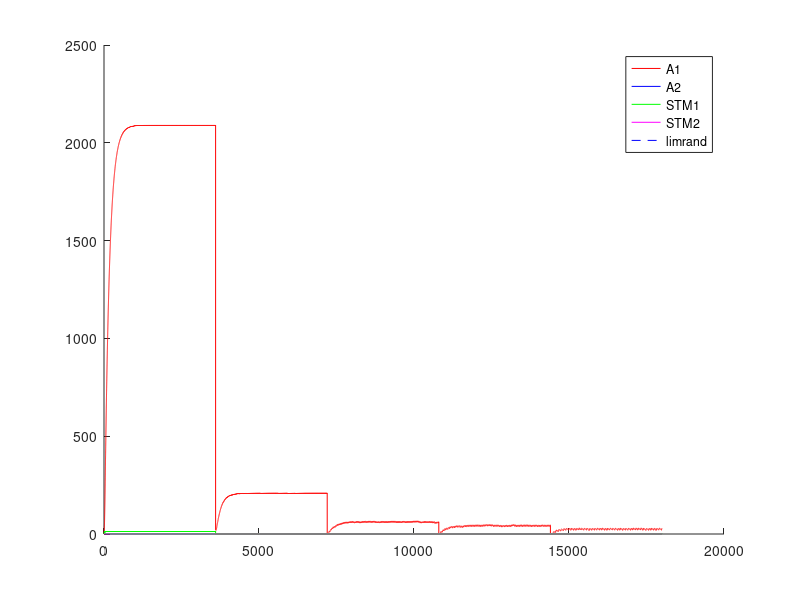

The MATLAB script that drew this image: (Note: this script raises an error after producing the figure.)
%% Experimento con Fixed-Ratio - FR - Tasa fija
%% Existen multiples intancias de palanquelo (cada vez que realiza respuesta decide si realiza otro o no)
%% Sesiones de 3600 segundos
%% 3 sesiones por tasa de refuerzo (o quizas hasta que sature)
%% 5 sesiones por Experimento.
%% Cada sesion 
%% Tiempo para realizar un respuesta 1 segundo
%% 
%% La probabilidad de eleccion se ajusta al nivel de maxima frecuencia de palanqueo

close all
clc
clear

%% Matriz de pago 0 1 
%% 1 - 
%%%
%%% 
function rf = feel(pellets)
  rf=0;
  if (nargin~=0)
    rf=(12.8*(1-exp(-.25.* pellets.^(2))))+(12.8*(1-exp(-.5.* pellets)));
  else
    error ("Faltan parametros");
  endif
endfunction
%% 
%% 

%% INICIALIZATION
%%%%%% CONSTANTES DE SESIONES
Ntrial  =  1 ;   %% un trial de 3600 segundos
tTrial  =  3600; %% en segundos
tResp   =  1;    %% en segundos
tMuestreo = 0.25;%% en segundos
Nses    =  5 ;
Fr=[1,10,30,40,60];
Ntest   =  1;
limrand =  0.138;
saving  =  0.01 ;
%%%%%% CONSTANTES DE DECAIMIENTO
alpha = 1*tMuestreo;
beta  = 0.125*tMuestreo ;
gamma = 0.0067*tMuestreo;%0.025 ; 
delta = 1*tMuestreo;
%%%%%% INICIALIZACION
palanca = zeros(2,1);
Rf_1=0;
Rf_2=0;
A1=zeros(1,Ntest);
A2=zeros(1,Ntest);
stm_1=zeros(2,Ntest);
stm_2=zeros(2,Ntest);
d=1;
x_1=zeros(30,1);
x_2=zeros(30,1);
sesion = zeros(Nses,1);
trialXsesion = zeros(Nses,Ntrial);
terminal_sesion=zeros(Nses,1);
nb_resp = zeros(Nses,Ntest);
contadorP1=0;
contadorP2=0;

%% CALCULO DE AROUSAL MAXIMO
%% Iteraciones de respuesta refuerzo para encotnrar el STM medio
Nconfig=10; %% Tasa de respuesta de configuracion
%plot([1:0.01:20],(12.8*(1-exp(-.25.* [1:0.01:20].^(2))))+(12.8*(1-exp(-.5.* [1:0.01:20]))),'.k')
R1 = floor(feel(1)); %tiempo de refuezo para R
l1 = Nconfig/tMuestreo; % duracion entre trials
suma = 0; %suma es un valor necesaria para calcular max1 y min1
suma = alpha*R1 %% Refuerzo cada N respuestas
iter=100; %% numero de iteraciones para que converja el stm
max1 = 0; %maximum de stm1
min1 = 0; %minimum de stm1
for i = 1:iter 
  suma = (1-beta)^(Nconfig/tMuestreo)*suma;%% Instantes que decae el stm
  min1=suma;
  suma += alpha*R1; %Refuerzo
  max1=suma;
end
comp=.88;
S1 = (((max1-min1)*(comp*l1))/2)+min1*comp*l1; %calcul de la superficie del triangulo mas la de el rectangulo
stm_1_medio = S1/(l1);
A1max = (delta/gamma)*stm_1_medio;

%% INICIO DE LAS ITERATIONS
for l = 1:Ntest  %% TESTES
  Num=0;
  for k = 1:Nses  %% SESIONES (cambia el N)
    i=2;
    %duracion = [1,tTrial*ones(1,Ntrial)];
    
    contador = 1;
    palanca(1)=randi(2);
    %% Agregar tasa de refuerzos  %%
    
    if k>1
      A1(Num+1,l)=saving*A1(Num,l);
      A2(Num+1,l)=saving*A2(Num,l);
      stm_1(Num+1,l)=0*stm_1(Num,l);
      stm_2(Num+1,l)=0*stm_2(Num,l); 
      %%% ELECCION DE LA PRIMERA PALANCA 
      if A1(Num,1)>A2(Num,1)
        palanca(2)=1;
      else
        palanca(2)=2;
      end
    end       
    
    for j=2:(Ntrial*tTrial/tMuestreo) %% Todos los trials juntos
      
      if contador == tResp/tMuestreo%duracion(i)
        contador = 1;
        
        i = i+1 ;
        J = j ;
        P(i,k)=0.5*(1-exp(-(5*A1((j-1)+Num,l))/A1max))+0.5; %probabilidad en exponential
        %P=.99;
        %P2(i,k)=0.5*(1-exp(-(5*A2((j-1)+Num,l))/A2max))+0.5;
        
        a = rand ;
        %%% ELECCION DE LA PALANCA %%% Basicamente elige palanquear o no palanquear
        if (A1((j-1)+Num,l)<=limrand)&&(A2((j-1)+Num,l)<=limrand)
          palanca(i)=randi(2);
        elseif (A1((j-1)+Num,l)>=limrand)&&(A2((j-1)+Num,l)<=limrand)
          if a>=P(i,k)
            palanca(i)=2;
          else
            palanca(i)=1;
          end
        elseif (A1((j-1)+Num,l)<=limrand)&&(A2((j-1)+Num,l)>=limrand)
          if a>=P(i,k)
            palanca(i)=1;
          else
            palanca(i)=2;
          end
        end
        %% Contadores para tasa de refuerzo
        if palanca(i)==1
          contadorP1++;
        else
          contadorP2++;
        endif
        %%% REFUERZO %%%
        if (contadorP1==Fr(k))
          %if (palanca(i)==1) %% palanquea
          Rf_1=floor(feel(1));
          Rf_2=0;
          %elseif (palanca(i-1)==2) %% No palanquea
          %  Rf_1=0;
          %  Rf_2=0;%floor(10*(1-exp(-0.8* 2 )));
          %end
          %stm_1(j+Num,l)=(1-beta)*stm_1((j-1)+Num,l)+alpha*Rf_1;
          %stm_2(j+Num,l)=(1-beta)*stm_2((j-1)+Num,l)+alpha*Rf_2;
          contadorP1=0;
        end
      else
        contador++;%=contador +1;
        Rf_1=0;
        Rf_2=0;
      end
      stm_1(j+Num,l)=(1-beta)*stm_1((j-1)+Num,l)+alpha*Rf_1;
      stm_2(j+Num,l)=(1-beta)*stm_2((j-1)+Num,l)+alpha*Rf_2;
      A1(j+Num,l)=(1-gamma)*A1((j-1)+Num,l)+delta*stm_1(j+Num,l);
      A2(j+Num,l)=(1-gamma)*A2((j-1)+Num,l)+delta*stm_2(j+Num,l);
      
%      if floor(j/tTrial)==(j/tTrial)
%        trialXsesion()
%      end
    end
    
    
    %%% CONTADOR DE A QUE J SE CAMBIA LA SESION
    %sesion(k-1,l)=j;
    sesion(k,l)=j+Num;
    %%% DEFINICION DE NUM
%    compteur = 0 ;
%    for i=1:length(A1(:,l))
%      if A1(i,l)~=0
%        compteur = compteur +1;
%      end
%    end
%    Num=compteur;
    Num = j+Num;
    Sizemat = length(A1);
    
    for j = 1:length(palanca)
      if palanca(j)==1
        %nb_coop(k-1,l)= nb_coop(k-1,l)+1;
        nb_resp(k,l)= nb_resp(k,l)+1;
      end
    end
    
  end
end


%%% PRUEBAS 
%%% ENCONTRA LA LONGITUD REAL DEL EXPERIMENTACION
nonnul = zeros(Ntest,1);
for k=1:Ntest
  for i=1:length(A1)
    if A1(i,k) ~= 0
      nonnul(k)=nonnul(k)+1;
    end
  end
end

%%% PRUEBA I _ PESO DE LA EXPERIMENTACION EN LA MEMORIA
porcent = 0;
for i = 1:Ntest
  if sum(A1(:,i)) > 10 * sum(A2(:,i))
    porcent = porcent +1;
  end
end

%%% PRUEBA II _ SI LA EXCITATION ALCANZA A SU MAXIMUM
maxima = zeros(Ntest,1);
for k = 1:Ntest
  if floor(max(A1(:,k))) == floor(max(max(A1))) 
    maxima(k) = maxima(k) +1;
  end
end

%%% PRUEBA III _ EN QUE SESION LA PALANCA GANA DE VERDAD
%ird = zeros(Ntest,1);
%for k = 1:Ntest
%  i=1;
%  while 1
%    if A1(nonnul(k)-i,k) < limrand
%      ird(k) = nonnul(k)-i+1;
%      break;
%    else
%      i=i+1;
%    end
%  end
%end
%
%%%% PRUEBA IV _ CONVIERTE J EN NUMERO DE SESION
%for k = 1:Ntest
%  i=1;
%  while 1
%    if ird(k) <= sum(sesion(1:i)+50)
%      ird(k)=i;
%      break;
%    else
%      i=i+1;
%    end
%  end
%end

%%% PRUEBA V _ PORCENTAJE DE COOPERACION POR SESION / EXPERIMENTO


%porcentaje_coop_sesion=zeros(Nses,Ntest);
%porcentaje_coop_experimento=zeros(Ntest,1);
%for k = 1:Ntest
%  porcentaje_coop_experimento(k)=sum(nb_coop(:,k))/(Ntrial*Nses)*100;
%end

%for i=1:Ntest
%  terminal_sesion(1,i)=sesion(1,i);
%  for j=2:Nses
%    terminal_sesion(j,i)=sesion(j,i)+terminal_sesion(j-1,i);
%  end
%end

%%% DEMOSTRACION 


%promedio_sesion=sum(ird)/Ntest
%porcent_10xsuperior_al_otra=porcent/Ntest * 100;
%cuanto_alcanzan_al_maxima=sum(maxima)/Ntest * 100;
%porcentaje_coop_experimento;
resp_por_segundos=nb_resp/length(palanca); %numero de respuestas dividido por el numero de respestas maximal posible


for i=1:Ntest
  figure
  hold on
  plot((1:Sizemat)*tMuestreo,A1(:,i),'r',(1:Sizemat)*tMuestreo,A2(:,i),'b',(1:Sizemat)*tMuestreo,stm_1(:,i),'g',(1:Sizemat)*tMuestreo,stm_2(:,i),'m',(1:Sizemat)*tMuestreo,limrand*ones(1,Sizemat),'--b')
  legend("A1","A2","STM1","STM2","limrand");
  for j=1:Nses
    %plot(sesion(j,i)*ones(1,max(max(A1(:,i)))),(1:max(max(A1(:,i)))),'--k');
    h=plot((sesion(j,i).*tMuestreo)*ones(1,max(max(A1(:,i)))),(1:max(max(A1(:,i)))),'--k');
    set(h, "linewidth", 2);
    if j==1
      h=plot(0:sesion(j,i)/4,P(:,j)'*A1max,'.-m');
    else
      h=plot(sesion(j-1,i)/4:sesion(j,i)/4,P(:,j)'*A1max,'.-m');
    endif
  endfor
  plot((0:sesion(Nses,i))/4,A1max*ones(1,length(0:sesion(Nses,i))))
  hold off;
endfor

%% Maximos exitos por tasa= 10-360 - 30-120 - 40-65 - 60-60 

color = 'rgbmkmrgbk';
figure
hold on
for i=1:Ntest
  plot(Fr,resp_por_segundos(:,i),'Color',color(i));
  title('Respuestas por segundos');
  xlabel('Tasa fija');
  ylabel('Respuestas/segundos');
end
hold off

figure
hold on
for i=1:Ntest
  plot(Fr,resp_por_segundos(:,i),'Color',color(i));
  title('Respuestas por segundos');
  xlabel('Tasa fija');
  ylabel('Respuestas/segundos');
end
hold off

%%% haut CQFD
%%%% CASTIGO DE TIEMPO 
%%%% CUANTO VECES ELIGE COOPERATION
%%% Pour chaque session r�cup�rer le nombre de coop�ration et tracer la
%%% courbe correspondante 
